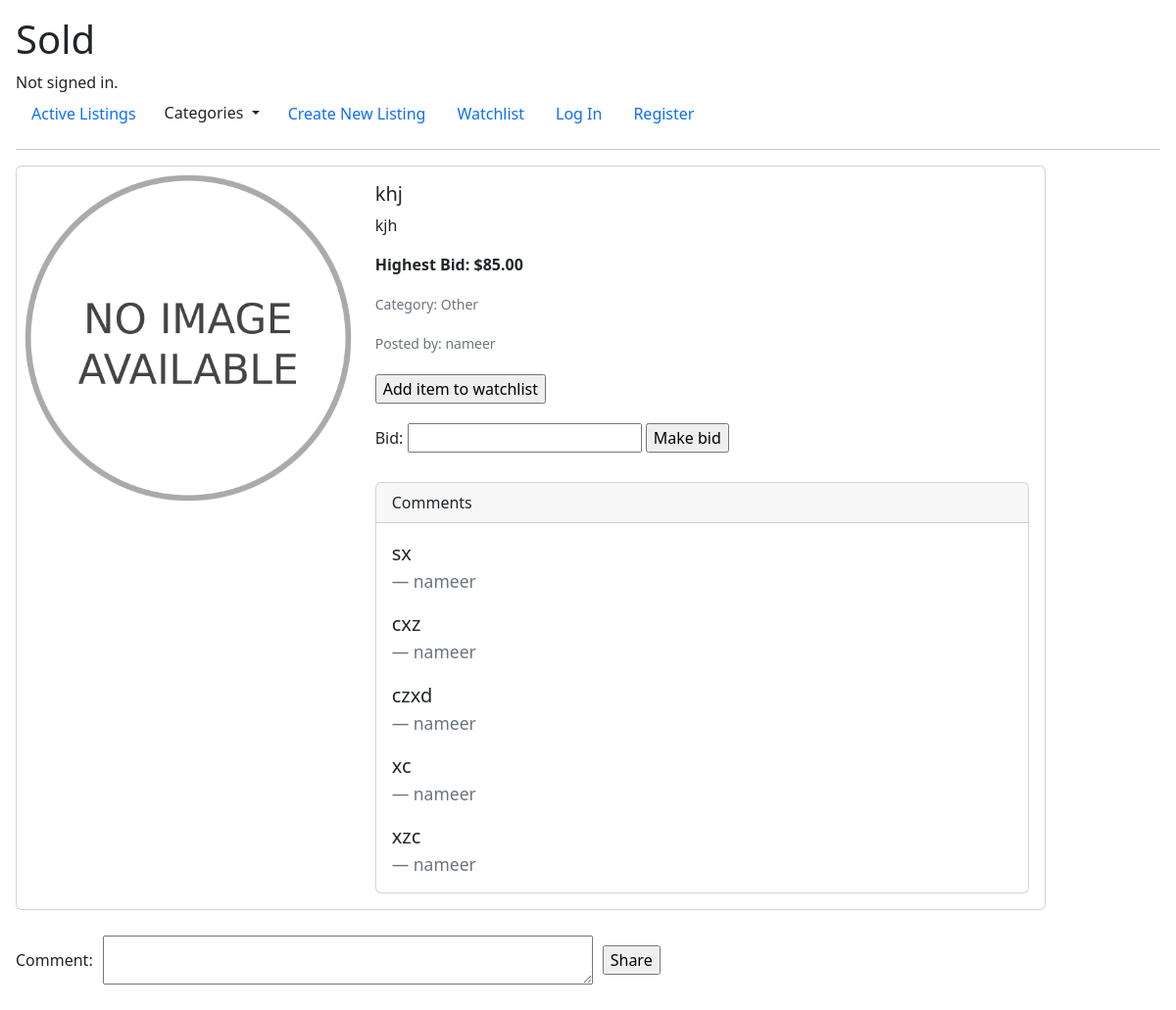
/36, run on the app's committed database.
### auctions/models.py (models this page shows)
class Auction(models.Model):
    Categories = [('Toys', 'Toys'), ('Home', 'Home'), ('Fashion','Fashion'), ('Electronics', 'Electronics'), ('Automotive', 'Automotive'), ('Other','Other')]
    Categories.sort(key=itemgetter(1))
    title = models.CharField(max_length=64)
    img = models.ImageField(upload_to='uploads/', default="uploads/No_image_available.svg.png")
    discription = models.CharField(max_length=200, null="False")
    price = models.DecimalField(max_digits=19,decimal_places=2, null="False", validators=[MinValueValidator(limit_value=1)])
    user_post = models.ForeignKey(User, on_delete=models.CASCADE,related_name="user", default="1")
    category = models.CharField(max_length=20, blank=True, null=True, choices=Categories)
    active = models.BooleanField(default=True)

class Bid(models.Model):
    Bid = models.DecimalField(decimal_places=2, max_digits=19, null='False')
    user_bid = models.ForeignKey(User, on_delete=models.CASCADE, related_name="bid_made_by")
    listing = models.ForeignKey(Auction, on_delete=models.CASCADE, related_name="bid_listing")

class User(AbstractUser):
    pass

class Comment(models.Model):
    comment = models.TextField(blank=False)
    auction = models.ForeignKey(Auction, on_delete=models.CASCADE, related_name="commented_on", default="1")
    user_comment = models.ForeignKey(User, on_delete=models.CASCADE,related_name="user_comm", default="1")

### auctions/views.py (the view)
# urls.py: path("<str:auction_id>", views.listing, name="listing"),
def listing(request, auction_id):
    auction = Auction.objects.get(id=auction_id)
    comment_form = New_Comment_form()
    comments = Comment.objects.filter(auction=auction)
    bid_form = New_Bid_form()
    bid = Bid.objects.get(listing=auction)
    try:
        on_watchlist = Watchlist.objects.get(user_watchlist=request.user,  auctions=auction)
    except (Watchlist.DoesNotExist, TypeError):
        on_watchlist = None
    return render(request, 'auctions/listing.html', {'auction':auction, 'comment_form':comment_form,
     'comments':comments, 'bid_form':bid_form, 'bid':bid, 'on_watchlist':on_watchlist})

### auctions/forms.py
class New_Comment_form(ModelForm):
    class Meta:
        model = Comment
        fields = ['comment']

class New_Bid_form(ModelForm):
    class Meta:
        model = Bid
        fields = ['Bid']

### auctions/templates/auctions/listing.html (shortened to what this page needs)
{% extends "auctions/layout.html" %}
{% block body %}
<div class="card mb-3" style="max-width: 90%; height: fit-content;">
    <div class="row g-0">
      <div class="col-md-4">
        <img src="{{auction.img.url}}" class="img-fluid rounded-start" alt="...">
      </div>
      <div class="col-md-8">
        <div class="card-body">
          <h5 class="card-title">{{auction.title}}</h5>
          <p class="card-text">{{auction.discription}}</p>
          <p class="card-text" style="font-weight:bold">Highest Bid: ${{bid.Bid}}</p>
          <p class="card-text"><small class="text-muted">Category: {{auction.category}}</small></p>
          {% if auction.user_post == request.user %}
          <p class="card-text"><small class="text-muted">Listing posted by you</small></p>
          {% if auction.active %}
          <form action="{% url 'close_listing' auction.id %}" method="post" style="margin-top:20px;">
            {% csrf_token %}
            <input type="submit" value="Close listing">
          </form>
          {% endif %}
          {% else %}
          <p class="card-text"><small class="text-muted">Posted by: {{auction.user_post}}</small></p>
          {% endif %}
          {% if on_watchlist %}
          <div>
            <form action="{% url 'removeWatchlist' auction.id %}" method="post" style="margin-top:20px;">
              {% csrf_token %}
              <input type="submit" value="Remove from watchlist">
            </form>
          </div>
          {% elif not on_watchlist and auction.active %}
          <div>
            <form action="{% url 'add_watchlist' auction.id %}" method="post" style="margin-top:20px;">
              <input type="submit" value="Add item to watchlist">
            </form>
          </div>
          {% endif %}
          {% if auction.active and not request.user == auction.user_post %}
          <div>
            <form action="{% url 'make_bid' auction.id %}" method="post" style="margin-top:20px;">
              {{bid_form}}
              <input type="submit" value="Make bid">
            </form>
          </div>
          {% endif %}
          <div class="card" style="margin-top:30px">
            <div class="card-header">
              Comments
            </div>
            <div class="card-body">
              <blockquote class="blockquote mb-0">
                {% for comment in comments %}
                <p>{{comment.comment}}</p>
                <footer class="blockquote-footer">{{comment.user_comment}}</footer>
                {% endfor %}
              </blockquote>
            </div>
          </div>
        </div>
      </div>
    </div>
  </div>
  {% if auction.active %}
  <div id="comment_div">
    <form action="{% url 'process_comment' auction.id %}" method="post" id="comment-form">
      {{comment_form}}
      <input type="submit" value="Share">
    </form>
  </div>
  {% endif %}
{% endblock %}

### auctions/static/auctions/styles.css (style rules this page uses)
body { padding: 1rem 1rem 1rem 1rem; }
#id_comment { width: 500px; height: 50px; }
#comment-form { display: flex; height: 70px; align-items: center; column-gap: 10px; }

### data on the page
Auction: img (placeholder picture), title "khj", discription "kjh", category "Other", user_post "nameer"
Bid: Bid "85.00"
Comment: comment "sx", user_comment "nameer"
Comment: comment "cxz", user_comment "nameer"
Comment: comment "czxd", user_comment "nameer"
Comment: comment "xc", user_comment "nameer"
Comment: comment "xzc", user_comment "nameer"
